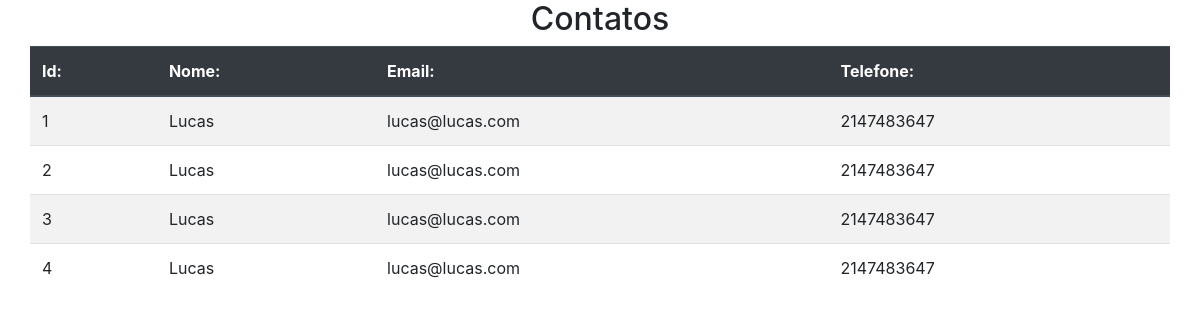
Page /listar_contatos.php on the committed database.
### tables this page shows
CREATE TABLE `contatos` (
  `id` int(11) NOT NULL,
  `nome` varchar(255) DEFAULT NULL,
  `email` varchar(255) DEFAULT NULL,
  `telefone` int(13) DEFAULT NULL,
  `mensagem` text DEFAULT NULL
);

### listar_contatos.php (the view, shortened to what this page needs)
<!DOCTYPE html>
<html lang="en">
<head>
    <link rel="stylesheet" href="https://stackpath.bootstrapcdn.com/bootstrap/4.5.2/css/bootstrap.min.css">
</head>
<body>
    <div class="container">
        <div class="row justify-content-md-center">
        <table class="table table-striped">
            <h2>Contatos</h2>
            <thead class="thead-dark">
                <tr>
                    <th scope="col">Id:</th>
                    <th scope="col">Nome:</th>
                    <th scope="col">Email:</th>
                    <th scope="col">Telefone:</th>
                </tr>
            </thead>
            <tbody>
                <?php
                    $sql = "SELECT * FROM Contatos";
                    $resultado = mysqli_query($connect, $sql);
                    if(mysqli_num_rows($resultado)<1):
                ?>
                <tr>
                    <td scope="row">--</td>
                    <td>--</td>
                    <td>--</td>
                </tr>
                <?php
                    else:
                        while($dados = mysqli_fetch_array($resultado)):
                ?>
                <tr>
                    <td scope="row"><?php echo $dados['id'];?></td>
                    <td ><?php echo $dados['nome'];?></td>
                    <td><?php echo $dados['email'];?></td>
                    <td><?php echo $dados['telefone'];?></td>
                </tr>
                <?php
                        endwhile;
                    endif;
                ?>
            </tbody>
        </table>
        </div>
    </div>
</body>
</html>

### rows in the picture
contatos: id "1", nome "Lucas", email "lucas@lucas.com", telefone "2147483647"
contatos: id "2", nome "Lucas", email "lucas@lucas.com", telefone "2147483647"
contatos: id "3", nome "Lucas", email "lucas@lucas.com", telefone "2147483647"
contatos: id "4", nome "Lucas", email "lucas@lucas.com", telefone "2147483647"
